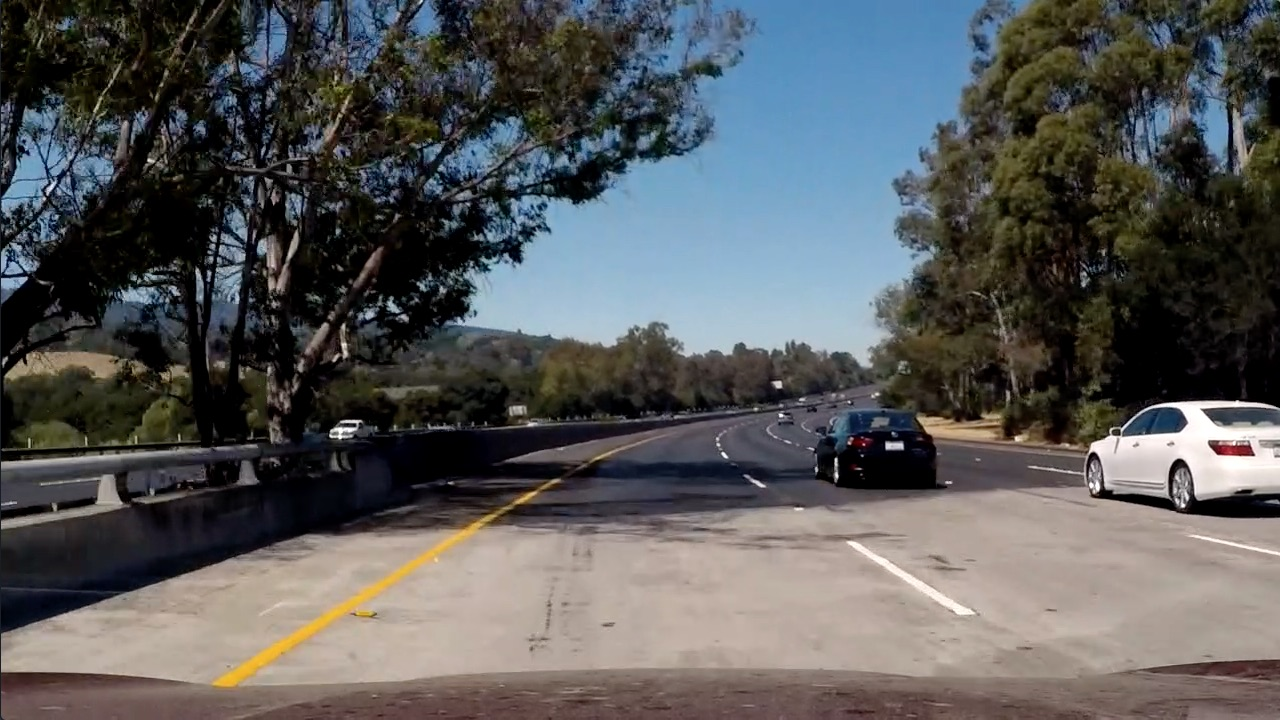
#> input picture Task2/Sobel_task/test5.jpg, 1280 x 720 px
$ jupyter execute sobel_task.ipynb   (shell and % lines are left out)   (older library calls are emulated)
#> lines starting #> are read from the running program, lines starting #| are printed output that depends on the picture; after the words box and inside, x2 and y2 are one past the last pixel; in counts of white or black regions, pixels touching at a corner belong together
[cell 1]
import numpy as np
import cv2
import matplotlib.pyplot as plt
import matplotlib.image as mpimg

## Load Task Image

[cell 2]
task_image = mpimg.imread('./test5.jpg')
#> task_image is the input picture: shape (720, 1280, 3); mean R, G, B 88.5, 89.3, 89.8
f, (ax1) = plt.subplots(1, 1, figsize=(20,10))
ax1.imshow(task_image)

## Sobel X / Y Threshold

[cell 3]
# X or Y sobel gradient
def abs_sobel_thresh(image, orient='x', sobel_kernel=3, thresh=(0, 255)):
    # Convert to grayscale using cv2.COLOR_RGB2GRAY as the conversion
#> called with orient = 'x', sobel_kernel = 3, thresh = (30, 100)
    gray = cv2.cvtColor(image,cv2.COLOR_RGB2GRAY)
    # Apply x or y gradient with the OpenCV Sobel() function
    # and take the absolute value
    if(orient=='x'):
        sobel = cv2.Sobel(gray,cv2.CV_64F,1,0,ksize=sobel_kernel)
    else:
        sobel = cv2.Sobel(gray,cv2.CV_64F,0,1,ksize=sobel_kernel)

    abs_sobel = np.absolute(sobel)

    # Rescale back to 8 bit integer
    abs_sobel = np.uint8(255*abs_sobel/np.max(abs_sobel))

    # Create a binary image of ones where threshold is met, zeros otherwise
    abs_sobel_output = np.zeros_like(abs_sobel)

    abs_sobel_output [(abs_sobel >= thresh[0]) & (abs_sobel <= thresh[1])] = 1


    # Return the binary image
    return abs_sobel_output

## Sobel Magnitude Threshold

[cell 4]
# Magnitude using X and Y sobel gradient
def mag_thresh(image, sobel_kernel=3, mag_thresh=(0, 255)):
    # Convert to grayscale using cv2.COLOR_RGB2GRAY as the conversion
    gray = cv2.cvtColor(image,cv2.COLOR_RGB2GRAY)

    # Calculate the gradient magnitude
    sobel_x = cv2.Sobel(gray,cv2.CV_64F,1,0,ksize=sobel_kernel)
    abs_sobel_x = np.absolute(sobel_x)

    sobel_y = cv2.Sobel(gray,cv2.CV_64F,0,1,ksize=sobel_kernel)
    abs_sobel_y = np.absolute(sobel_y)

    gradmag =  np.sqrt(np.square(sobel_x)+np.square(sobel_y))

    # Rescale to 8 bit
    gradmag = np.uint8(255*gradmag/np.max(gradmag))

    # Create a binary image of ones where threshold is met, zeros otherwise
    mag_binary = np.zeros_like(gradmag)


    mag_binary [(gradmag >= mag_thresh[0]) & (gradmag <= mag_thresh[1])] = 1

    # Return the binary image
    return mag_binary

## Sobel Direction Threshold

[cell 5]
# Direction using X and Y sobel gradient
def dir_threshold(image, sobel_kernel=3, thresh=(0, np.pi/2)):
    # Convert to grayscale using cv2.COLOR_RGB2GRAY as the conversion
    gray = cv2.cvtColor(image,cv2.COLOR_RGB2GRAY)

    # Calculate the gradient direction using np.arctan2 function
    sobel_x = cv2.Sobel(gray,cv2.CV_64F,1,0,ksize=sobel_kernel)
    abs_sobel_x = np.absolute(sobel_x)

    sobel_y = cv2.Sobel(gray,cv2.CV_64F,0,1,ksize=sobel_kernel)
    abs_sobel_y = np.absolute(sobel_y)

    absgraddir = np.arctan2(abs_sobel_y,abs_sobel_x)

    # Rescale to 8 bit
    absgraddir = np.uint8(255*absgraddir/np.max(absgraddir))

    # Create a binary image of ones where threshold is met, zeros otherwise
    dir_binary =  np.zeros_like(absgraddir)

    dir_binary [(absgraddir >= thresh[0]) & (absgraddir <= thresh[1])] = 1


    # Return the binary image
    return dir_binary

## Visualize Sobel Thresholds Results

[cell 6]
# X gradient
x_sobel = abs_sobel_thresh(task_image, orient='x', sobel_kernel=3, thresh=(30, 100))
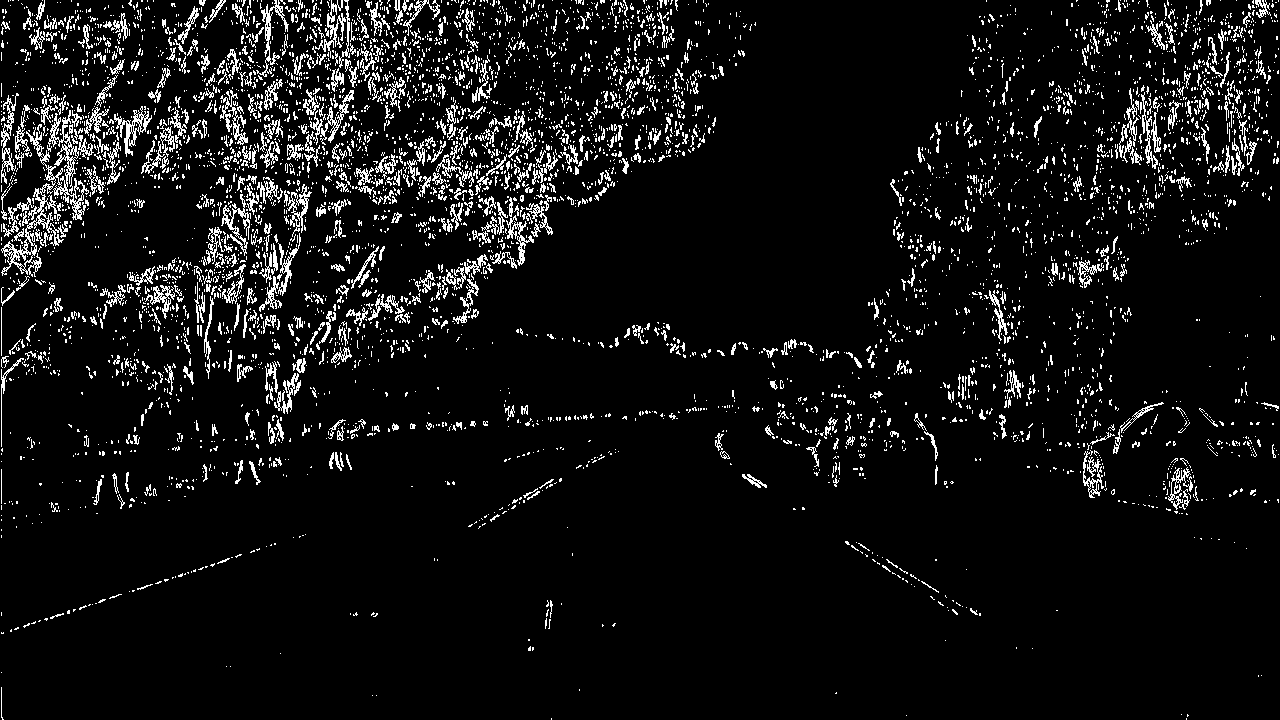
#> x_sobel: shape (720, 1280); values 0 (black) and 1 (white), 7.2% white in thin lines or dots
# Y gradient
y_sobel = abs_sobel_thresh(task_image, orient='y', sobel_kernel=3, thresh=(70, 150))
#> call 2 of abs_sobel_thresh, with orient = 'y', sobel_kernel = 3, thresh = (70, 150)
#> in abs_sobel_thresh (call 2), `sobel = cv2.Sobel(gray,cv2.CV_64F,0,1,ksize=sobel_kernel)`:
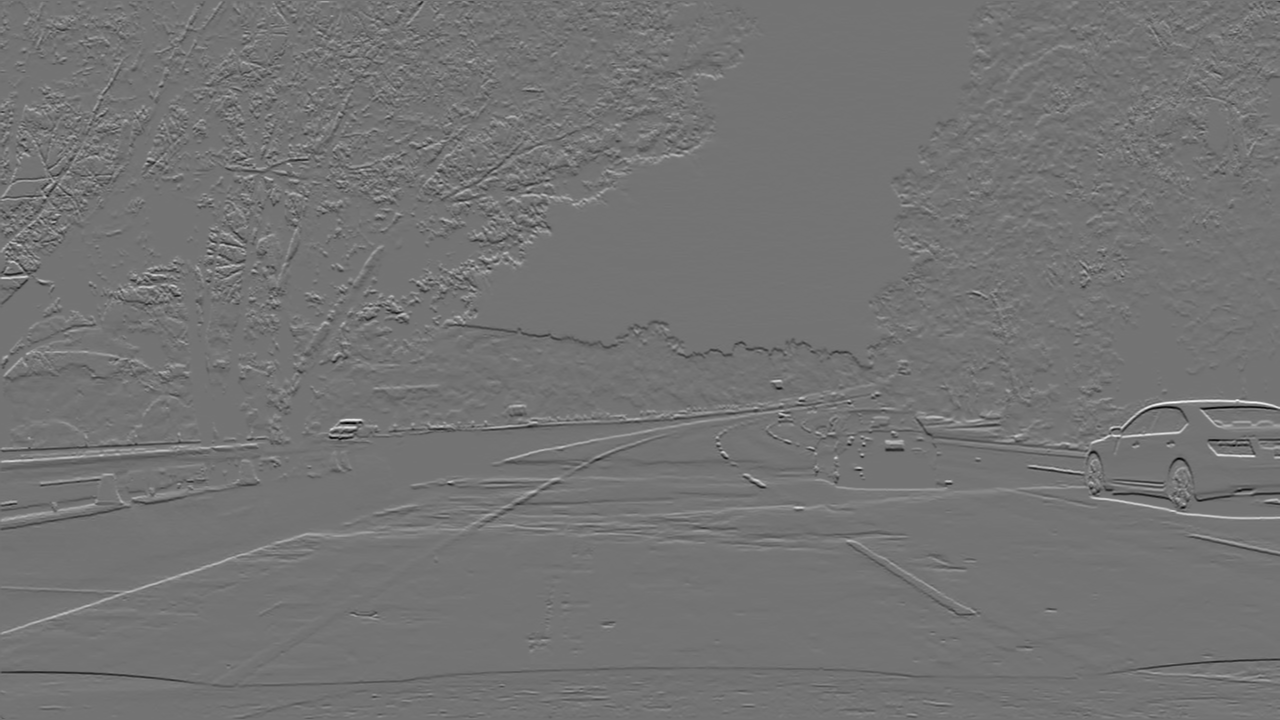
#> sobel: shape (720, 1280) float64; min -820, max 984, mean 0.1; drawn with min black and max white
#> y_sobel: shape (720, 1280); values 0 (black) and 1 (white), 1.3% white in thin lines or dots

# Sobel gradient direction
dir_sobel= dir_threshold(task_image, sobel_kernel=3, thresh=(0, np.pi/2))
#> in dir_threshold, `absgraddir = np.arctan2(abs_sobel_y,abs_sobel_x)`:
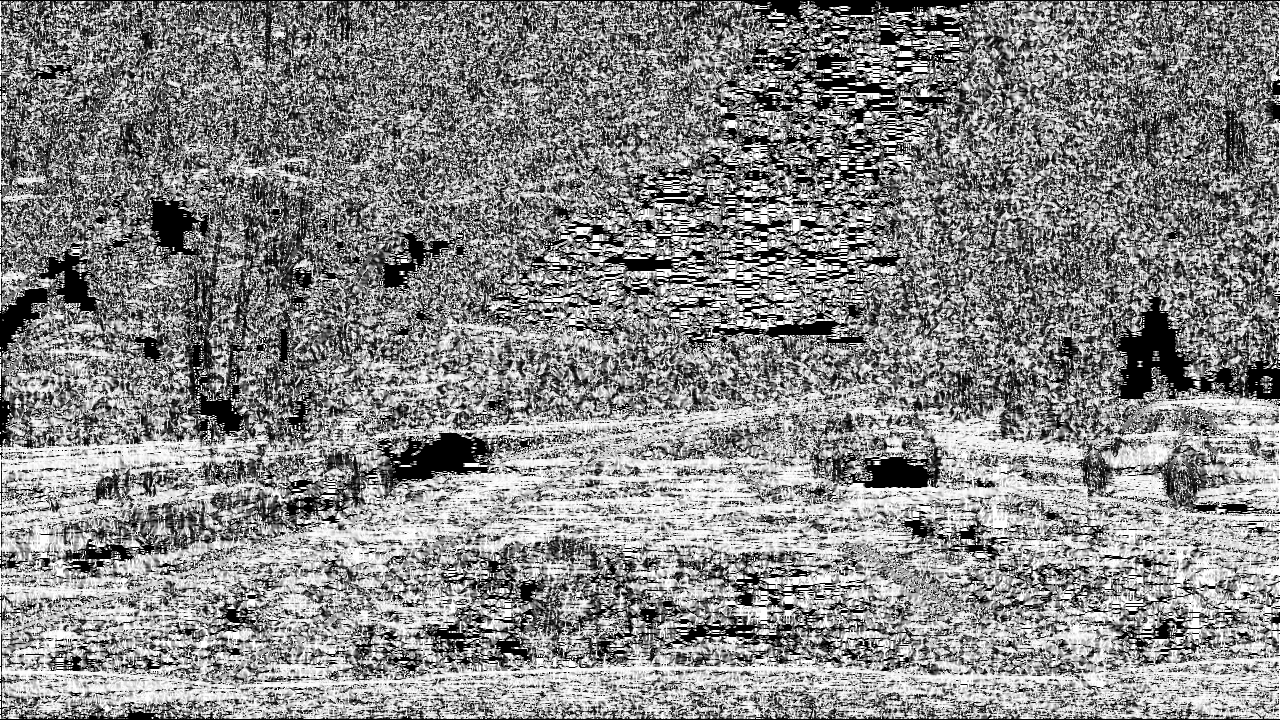
#> absgraddir: shape (720, 1280) float64; min 0, max 1.57, mean 0.838; drawn with min black and max white
#> dir_sobel: shape (720, 1280); values 0 (black) and 1 (white), 9.5% white; 14498 white regions (14020 under 20 px), largest, box (x1, y1, x2, y2) and area: (1115, 296, 1240, 401) 4551, (0, 0, 1280, 31) 3539, (377, 433, 494, 482) 3027

# Sobel gradient magnitude
mag_sobel = mag_thresh(task_image, sobel_kernel=3, mag_thresh=(30, 255))
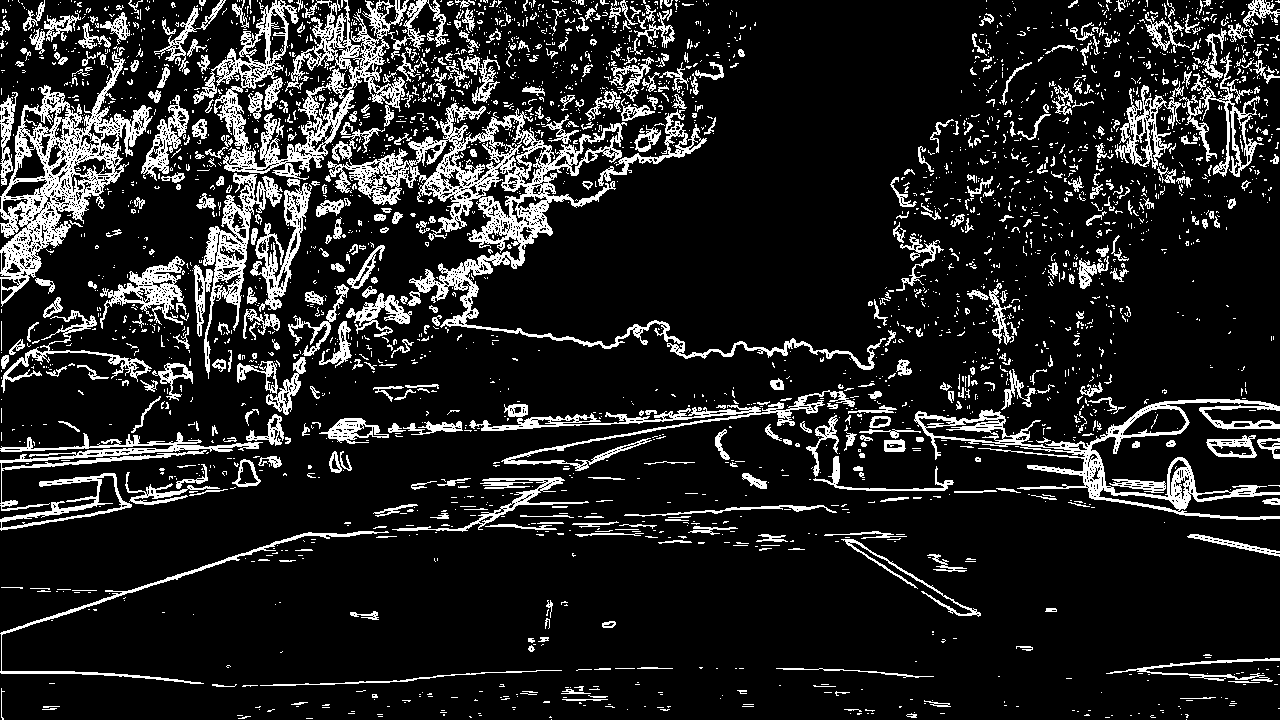
#> mag_sobel: shape (720, 1280); values 0 (black) and 1 (white), 14% white in thin lines or dots

# visualize results
f, ([ax1,ax2],[ax3,ax4]) = plt.subplots(2, 2, figsize=(20,10))
# X gradient
ax1.set_title('X gradient', fontsize=20)
ax1.imshow(x_sobel,cmap='gray')
# Y gradient
ax2.set_title('Y gradient', fontsize=20)
ax2.imshow(y_sobel,cmap='gray')
# Sobel gradient direction
ax3.set_title('Sobel gradient direction', fontsize=20)
ax3.imshow(dir_sobel,cmap='gray')
# Sobel gradient magnitude
ax4.set_title('Sobel gradient magnitude', fontsize=20)
ax4.imshow(mag_sobel,cmap='gray')
